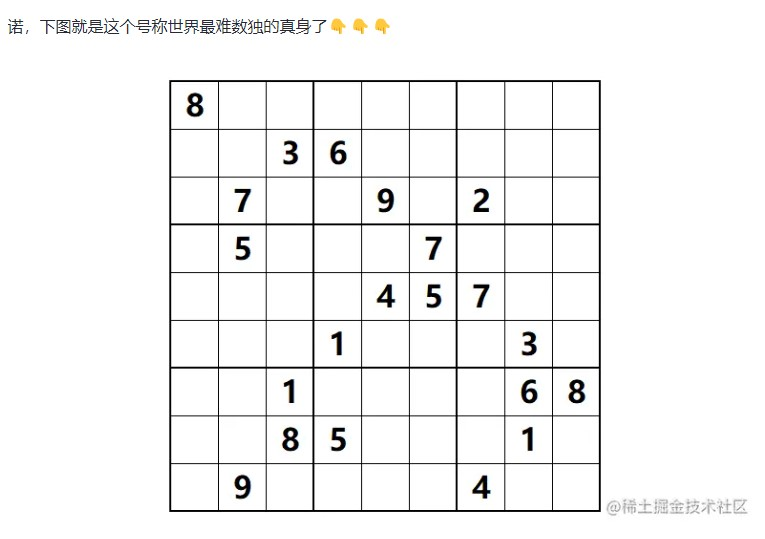
#> input picture imgs-bak/first.jpg, 765 x 539 px; its folder holds only this picture in this run
$ python -i SudokuExtractor.py   (imports and definitions only)   (older library calls are emulated)
#> lines starting #> are read from the running program, lines starting #| are printed output that depends on the picture; after the words box and inside, x2 and y2 are one past the last pixel; in counts of white or black regions, pixels touching at a corner belong together
import os
import cv2
import operator
import numpy as np


# 把单独的数字图片拼成完整的数独
def show_digits(digits, colour=255):
    """
    Shows list of 81 extracted digits in a grid format
    """
    rows = []
    # 给每一个数字添加白色边框
    with_border = [cv2.copyMakeBorder(img.copy(), 1, 1, 1, 1, cv2.BORDER_CONSTANT, None, colour) for img in digits]

    for i in range(9):
        # axis=1 沿着水平方向进行拼接，把数组拼接成单独的9行
        row = np.concatenate(with_border[i * 9:((i + 1) * 9)], axis=1)
        rows.append(row)
    # axis=0沿着垂直方向进行拼接，把每一行拼在一起
    img = np.concatenate(rows, axis=0)
    return img


# 预处理图片
def pre_process_image(img, skip_dilate=False):
    """
    Uses a blurring function, adaptive thresholding
    and dilation to expose the main features of an image.
    """
    # 高斯滤波
    img_process = cv2.GaussianBlur(img.copy(), (9, 9), 0)

    # Adaptive threshold using 11 nearest neighbour pixels
    img_process = cv2.adaptiveThreshold(img_process, 255,
                                        cv2.ADAPTIVE_THRESH_GAUSSIAN_C,
                                        cv2.THRESH_BINARY, 11, 2)

    # Invert colours, so gridlines have non-zero pixel values.
    # Necessary to dilate the image, otherwise will look like erosion instead.
    img_process = cv2.bitwise_not(img_process, img_process)

    if not skip_dilate:
        # Dilate the image to increase the size of the grid lines.
        kernel = cv2.getStructuringElement(cv2.MORPH_ELLIPSE, (3, 3))
        img_process = cv2.dilate(img_process, kernel)

    return img_process


# 找到数独的4个边界点
def find_corners(img):
    """
    Finds the 4 extreme corners of the largest contour in the image.
    """
    # OpenCV版本问题，cv2.findContours 版本3返回值有3个，版本4只有2个
    opencv_version = cv2.__version__.split('.')[0]
    if opencv_version == '3':
        _, contours, _ = cv2.findContours(img.copy(), cv2.RETR_EXTERNAL,
                                          cv2.CHAIN_APPROX_SIMPLE)
    else:
        contours, _ = cv2.findContours(img.copy(), cv2.RETR_EXTERNAL,
                                       cv2.CHAIN_APPROX_SIMPLE)
    # 找到最大的轮廓
    contours = sorted(contours, key=cv2.contourArea, reverse=True)
    polygon = contours[0]

    # bottom-right point has the largest (x + y) value
    # top-left has point smallest (x + y) value
    # bottom-left point has smallest (x - y) value
    # top-right point has largest (x - y) value

    """
    方法1：
    """
    # 初始化
    val_br = polygon[0][0][0] + polygon[0][0][1]
    val_tl = polygon[0][0][0] + polygon[0][0][1]
    val_bl = polygon[0][0][0] - polygon[0][0][1]
    val_tr = polygon[0][0][0] - polygon[0][0][1]
    bottom_right = polygon[0][0]
    top_left = polygon[0][0]
    bottom_left = polygon[0][0]
    top_right = polygon[0][0]

    # 寻找最大轮廓的4个边界点坐标
    for i in range(1, len(polygon)):
        val_add = polygon[i][0][0] + polygon[i][0][1]
        val_minus = polygon[i][0][0] - polygon[i][0][1]
        if val_add > val_br:
            val_br = val_add
            bottom_right = polygon[i][0]
        if val_add < val_tl:
            val_tl = val_add
            top_left = polygon[i][0]
        if val_minus < val_bl:
            val_bl = val_minus
            bottom_left = polygon[i][0]
        if val_minus > val_tr:
            val_tr = val_minus
            top_right = polygon[i][0]
    # 返回数独的4个边界点坐标
    return [top_left, top_right, bottom_right, bottom_left]

    # """
    # 方法2
    # """
    # # Use of `operator.itemgetter` with `max` and `min` allows us to get the index of the point
    #
    # bottom_right, _ = max(enumerate([pt[0][0] + pt[0][1] for pt in polygon]), key=operator.itemgetter(1))
    # top_left, _ = min(enumerate([pt[0][0] + pt[0][1] for pt in polygon]), key=operator.itemgetter(1))
    # bottom_left, _ = min(enumerate([pt[0][0] - pt[0][1] for pt in polygon]), key=operator.itemgetter(1))
    # top_right, _ = max(enumerate([pt[0][0] - pt[0][1] for pt in polygon]), key=operator.itemgetter(1))
    #
    # # Return an array of all 4 points using the indices
    # # Each point is in its own array of one coordinate
    # return [polygon[top_left][0], polygon[top_right][0],
    #         polygon[bottom_right][0], polygon[bottom_left][0]]


# 两点间距离
def distance_between(p1, p2):
    """
    Returns the scalar distance between two points
    """
    a = p2[0] - p1[0]
    b = p2[1] - p1[1]
    return np.sqrt((a ** 2) + (b ** 2))


# 得到只含数独的正方形
def crop_and_warp(img, crop_rect):
    """
    Crops and warps a rectangular section from an image into a square of similar size.
    """
    # 数独的4个边界点坐标
    top_left, top_right, bottom_right, bottom_left = \
        crop_rect[0], crop_rect[1], crop_rect[2], crop_rect[3]

    # Explicitly set the data type to float32 or 'getPerspectiveTransform' will throw an error
    # 原始坐标
    src = np.array([top_left, top_right, bottom_right, bottom_left], dtype='float32')

    # 得到数独的最长边界
    side = max([
        distance_between(bottom_right, top_right),
        distance_between(top_left, bottom_left),
        distance_between(bottom_right, bottom_left),
        distance_between(top_left, top_right)
    ])

    # 使用数独的最长边界来构建新的坐标
    """
    top_left = [0,0], top_right = [side-1,0]
    bottom_right = [side-1,side-1], bottom_left = [0,side-1]
    """
    dst = np.array([[0, 0], [side - 1, 0], [side - 1, side - 1], [0, side - 1]], dtype='float32')

    # Gets the transformation matrix for skewing the image to fit a square by comparing the 4 before and after points
    matrix = cv2.getPerspectiveTransform(src, dst)

    # Performs the transformation on the original image
    img = cv2.warpPerspective(img, matrix, (round(side), round(side)))

    return img


# 把数独分成81个小正方形
def infer_grid(img):
    """
    Infers 81 cell grid from a square image.
    """
    # 数独图片是正方形，把 边长/9 作为步长来确定数独中每个方框的坐标
    squares = []
    side = img.shape[:1]
    step = side[0] / 9

    # 从左到右，再从上到下
    for j in range(9):
        for i in range(9):
            p1 = (i * step, j * step)  # Top left corner of a bounding box
            p2 = ((i + 1) * step, (j + 1) * step)  # Bottom right corner of bounding box
            squares.append((p1, p2))
    return squares


# 对图片进行尺度变换和居中
def scale_and_centre(img, size, margin=0, background=0):
    """
    Scales and centres an image onto a new background square.
    """
    h, w = img.shape[:2]

    # 获取居中位置
    def centre_pad(length):
        """
        Handles centering for a given length that may be odd or even.
        """
        if length % 2 == 0:
            side1 = round((size - length) / 2)
            side2 = side1
        else:
            side1 = round((size - length) / 2)
            side2 = side1 + 1
        return side1, side2

    def scale(r, x):
        return round(r * x)

    if h > w:
        t_pad = round(margin / 2)
        b_pad = t_pad
        ratio = (size - margin) / h
        w, h = scale(ratio, w), scale(ratio, h)
        l_pad, r_pad = centre_pad(w)
    else:
        l_pad = round(margin / 2)
        r_pad = l_pad
        ratio = (size - margin) / w
        w, h = scale(ratio, w), scale(ratio, h)
        t_pad, b_pad = centre_pad(h)

    img = cv2.resize(img, (w, h))
    # 给数字添加黑色边框
    img = cv2.copyMakeBorder(img, t_pad, b_pad, l_pad, r_pad,
                             cv2.BORDER_CONSTANT, None, background)
    img = cv2.resize(img, (size, size))

    return img


# 寻找数字
def find_largest_feature(inp_img, scan_tl=None, scan_br=None):
    """
    Uses the fact the `floodFill` function returns a bounding box of the area it filled to find the biggest
    connected pixel structure in the image. Fills this structure in white, reducing the rest to black.
    """
    img = inp_img.copy()  # Copy the image, leaving the original untouched
    height, width = img.shape[:2]

    # 最大区域和起始像素点
    max_area = 0
    seed_point = (None, None)

    # 如果没有传入左上角topleft和右下角bottomright的值，则分别初始化为[0,0]和[w,h]
    if scan_tl is None:
        scan_tl = [0, 0]
    if scan_br is None:
        scan_br = [width, height]

    # 遍历topleft 到 bottomright,记录搜索出来的区域最大值
    for x in range(scan_tl[0], scan_br[0]):
        for y in range(scan_tl[1], scan_br[1]):
            if img.item(y, x) == 255 and x < width and y < height:  # Note that .item() appears to take input as y, x
                # 通过cv2.floodfill填充图片中的区域为64，并返回填充区域(area[0]是区域面积)
                # 同时记录最大区域的起始像素点
                area = cv2.floodFill(img, None, (x, y), 64)
                if area[0] > max_area:
                    max_area = area[0]
                    seed_point = (x, y)
    # 把所有像素值为255的区域填充为64
    for x in range(width):
        for y in range(height):
            if img.item(y, x) == 255 and x < width and y < height:
                cv2.floodFill(img, None, (x, y), 64)

    # 初始化mask
    mask = np.zeros((height + 2, width + 2), np.uint8)

    # 把数字区域填充为255
    if all([p is not None for p in seed_point]):
        cv2.floodFill(img, None, seed_point, 255)

    top, bottom, left, right = height, 0, width, 0

    for x in range(width):
        for y in range(height):
            # 把其他区域填充为0
            if img.item(y, x) == 64:
                cv2.floodFill(img, mask, (x, y), 0)

            # 寻找数字的bbox
            if img.item(y, x) == 255:
                if y < top:
                    top = y
                if y > bottom:
                    bottom = y
                if x < left:
                    left = x
                if x > right:
                    right = x

    bbox = [[left, top], [right, bottom]]
    return bbox


# 裁剪图片
def cut_from_rect(img, rect):
    """
    Cuts a rectangle from an image using the top left and bottom right points.
    """
    return img[round(rect[0][1]):round(rect[1][1]), round(rect[0][0]):round(rect[1][0])]


# 处理单个数字
def extract_digit(img, rect, size):
    """
    Extracts a digit (if one exists) from a Sudoku square.
    """
    # 根据81个格子的坐标粗切分出数字
    digit = cut_from_rect(img, rect)

    # Use fill feature finding to get the largest feature in middle of the box
    # m used to define an area in the middle we would expect to find a pixel belonging to the digit

    """
    1、问题：如果从topleft [0,0]开始搜索，那么边缘区域面积可能大于数字区域面积，会把边缘区域误识别为数字区域
    2、解决方案：因为数独中的数字一般都位于格子的中间位置，所以从topleft [m,m]一直搜索到bottomright[w-m,h-m]，
    从而避开边缘区域，这样搜索到的最大面积的区域一定是数字区域
    """
    h, w = digit.shape[:2]
    m = round(np.mean([h, w]) / 2.5)
    bbox = find_largest_feature(digit, [m, m], [w - m, h - m])

    # 使用获取的数字区域的精确 bbox 重新切分出数字
    digit = cut_from_rect(digit, bbox)

    # Scale and pad the digit so that it fits a square of the digit size we're using for machine learning
    w = bbox[1][0] - bbox[0][0]
    h = bbox[1][1] - bbox[0][1]

    # Ignore any small bounding boxes
    if w > 0 and h > 0 and (w * h) > 100 and len(digit) > 0:
        return scale_and_centre(digit, size, 4)
    else:
        return np.zeros((size, size), np.uint8)


# 获取所有数字
def get_digits(img, squares, size):
    """
    Extracts digits from their cells and builds an array
    """
    digits = []
    img = pre_process_image(img.copy(), skip_dilate=True)
    for square in squares:
        digits.append(extract_digit(img, square, size))
    return digits


# 主程序
def extract_sudoku(img_path):
#> called with img_path = 'imgs-bak/first.jpg'
    img_ori = cv2.imread(img_path, 0)
#> img_ori: shape (539, 765); min 0, max 255, mean 244.5
    # 预处理图片
    img_process = pre_process_image(img_ori)
#> in pre_process_image, `img_process = cv2.adaptiveThreshold(img_process, 255, cv2.ADAPTIVE_THR..`:
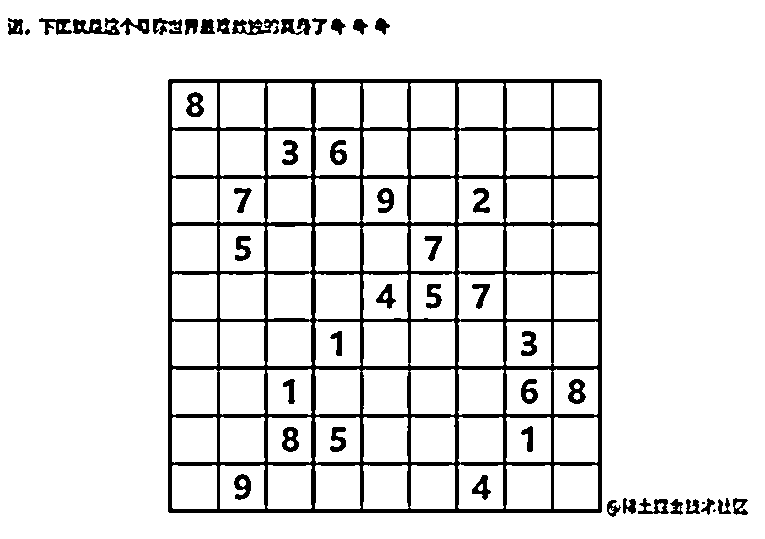
#> img_process: shape (539, 765); 90.2% white; 48 black regions (2 under 20 px), largest, box (x1, y1, x2, y2) and area: (168, 79, 602, 513) 31194, (73, 18, 120, 35) 475, (232, 19, 279, 35) 410
#> in pre_process_image, `img_process = cv2.dilate(img_process, kernel)`:
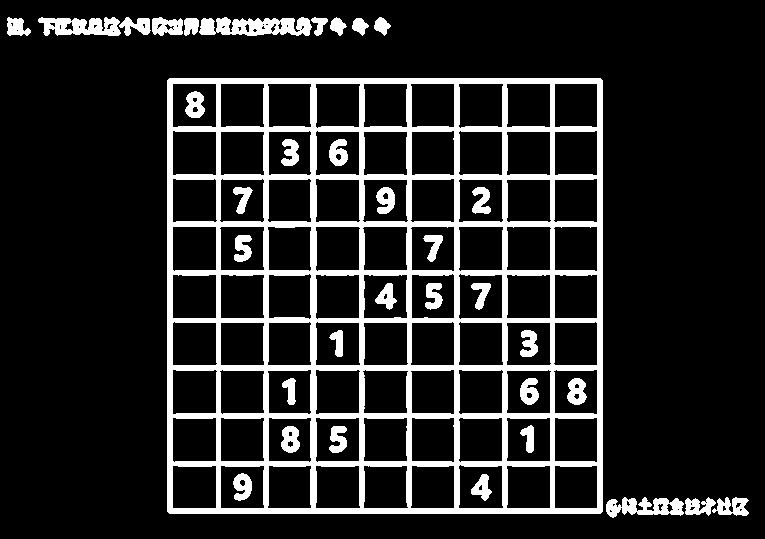
#> img_process: shape (539, 765); 14.6% white; 35 white regions
    # 找到图片中数组的4个边界点
    corners = find_corners(img_process)
#> in find_corners, `contours, _ = cv2.findContours(img.copy(), cv2.RETR_EXTERNAL, cv2.CHAI..`: contours = 14 contours; largest, box (x1, y1, x2, y2) and area: (167, 78, 603, 514) 189217, (199, 17, 312, 36) 1488, (38, 17, 121, 36) 1068, (606, 497, 684, 518) 923, (152, 17, 183, 36) 428
#> in find_corners, `polygon = contours[0]`: polygon = [[169, 78], [167, 80], [167, 511], [169, 513], [600, 513], [602, 511], [602, 80], [600, 78]]
#> in find_corners, `val_br = polygon[0][0][0] + polygon[0][0][1]`: val_br = 247
#> in find_corners, `val_bl = polygon[0][0][0] - polygon[0][0][1]`: val_bl = 91
#> in find_corners, `bottom_right = polygon[0][0]`: bottom_right = [169, 78]
#> the loop in find_corners, `for i in range(1, len(polygon)):` made 7 passes
#> (val_add, val_minus, val_br, val_bl, bottom_left) on pass 2: (678, -344, 678, -344, [167, 511])
#> (val_add, val_minus, val_br, bottom_right) on passes 3 to 4: (682, -344, 682, [169, 513]), (1113, 87, 1113, [600, 513])
#> after the loop in find_corners, `for i in range(1, len(polygon)):`: val_bl = -344; val_br = 1113; val_tl = 247; val_tr = 522
#> corners = [[169, 78], [602, 80], [600, 513], [167, 511]]
    # 根据边界点把原图变为只含数独的正方形
    cv2.imshow("image", img_process)
    cv2.waitKey(0)
    img_crop = crop_and_warp(img_ori, corners)
#> in crop_and_warp, `top_left, top_right, bottom_right, bottom_left = \ crop_rect[0], crop_..`: top_left = [169, 78]; top_right = [602, 80]; bottom_right = [600, 513]; bottom_left = [167, 511]
#> in crop_and_warp, `src = np.array([top_left, top_right, bottom_right, bottom_left], dtype..`: src = [[169, 78], [602, 80], [600, 513], [167, 511]]
#> in distance_between, `a = p2[0] - p1[0]`: a = 2
#> in distance_between, `b = p2[1] - p1[1]`: b = -433
#> in crop_and_warp, `side = max([ distance_between(bottom_right, top_right), distance_betwe..`: side = 433
#> in crop_and_warp, `dst = np.array([[0, 0], [side - 1, 0], [side - 1, side - 1], [0, side ..`: dst = [[0, 0], [432, 0], [432, 432], [0, 432]]
#> in crop_and_warp, `matrix = cv2.getPerspectiveTransform(src, dst)`: matrix = [[0.998, 0.00461, -169], [-0.00461, 0.998, -77.04], [-1.52e-19, 7.53e-20, 1]]
#> in crop_and_warp, `img = cv2.warpPerspective(img, matrix, (round(side), round(side)))`:
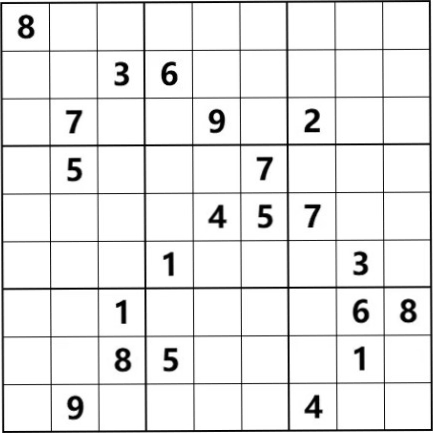
#> img: shape (433, 433); min 0, max 255, mean 234
    # 得到数独中每个方格的坐标
    squares = infer_grid(img_crop)
#> squares = 81 items
    # 获取精确的数字图片
    digits = get_digits(img_crop, squares, 28)
#> call 2 of pre_process_image, with skip_dilate = True
#> in pre_process_image (call 2), `img_process = cv2.adaptiveThreshold(img_process, 255, cv2.ADAPTIVE_THR..`:
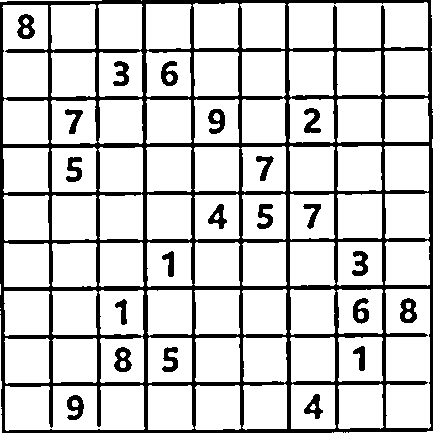
#> img_process: shape (433, 433); 80.8% white; 22 black regions, largest, box (x1, y1, x2, y2) and area: (0, 0, 433, 433) 31195, (17, 14, 35, 39) 274, (114, 347, 132, 372) 274
#> the loop in get_digits, `for square in squares:` made 81 passes
#> square on passes 2 to 9: ((48.11, 0), (96.22, 48.11)), ((96.22, 0), (144.3, 48.11)), ((144.3, 0), (192.4, 48.11)), ((192.4, 0), (240.6, 48.11)), ((240.6, 0), (288.7, 48.11)), ((288.7, 0), (336.8, 48.11)), ((336.8, 0), (384.9, 48.11)), ((384.9, 0), (433, 48.11))
#> square on passes 41 to 46: ((192.4, 192.4), (240.6, 240.6)), ((240.6, 192.4), (288.7, 240.6)), ((288.7, 192.4), (336.8, 240.6)), ((336.8, 192.4), (384.9, 240.6)), ((384.9, 192.4), (433, 240.6)), ((0, 240.6), (48.11, 288.7))
#> pass 1, in extract_digit, `digit = cut_from_rect(img, rect)`:
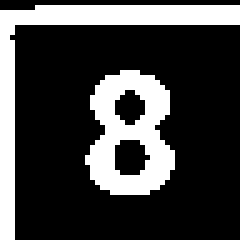
#> digit: shape (48, 48) (shown 5 times larger); 25.5% white; 2 white regions, box (x1, y1, x2, y2) and area: (0, 1, 48, 48) 313, (17, 14, 35, 39) 274
#> pass 1, in scale_and_centre, `img = cv2.resize(img, (size, size))`:
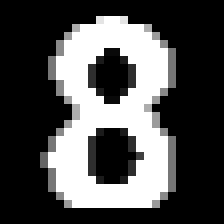
#> img: shape (28, 28) (shown 8 times larger); min 0, max 255, mean 79.4
    # 拼接所有数字
    final_image = show_digits(digits, 255)
#> in show_digits, `img = np.concatenate(rows, axis=0)`:
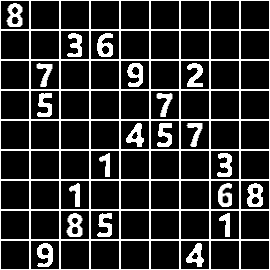
#> img: shape (270, 270); min 0, max 255, mean 48.2

    return final_image


# [10 lines of commented-out code are left out]

>>> result = extract_sudoku('imgs-bak/first.jpg')

$ run again, on imgs-bak/sudoku (1).jpg
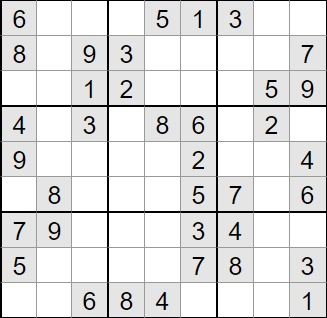
#> input picture imgs-bak/sudoku (1).jpg, 327 x 318 px
#> in pre_process_image, `img_process = cv2.dilate(img_process, kernel)`:
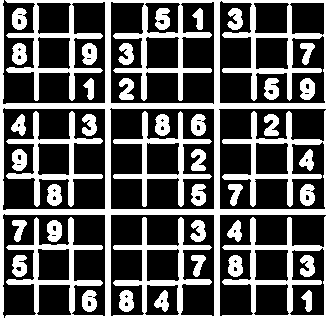
#> img_process: shape (318, 327); 35.7% white; 39 white regions
#> contours = 9 contours; largest, box (x1, y1, x2, y2) and area: (0, 0, 327, 318) 89730, (47, 220, 62, 242) 245, (82, 43, 97, 65) 245, (82, 290, 97, 312) 242, (12, 8, 27, 30) 242
#> polygon = contour of 209 points, box (x1, y1, x2, y2) (0, 0, 327, 318), area 89730
#> in find_corners, `val_br = polygon[0][0][0] + polygon[0][0][1]`: val_br = 0
#> in find_corners, `bottom_right = polygon[0][0]`: bottom_right = [0, 0]
#> the loop in find_corners, `for i in range(1, len(polygon)):` made 208 passes
#> (val_add, val_minus, val_br, val_bl, bottom_left) on pass 1: (317, -317, 317, -317, [0, 317])
#> after the loop in find_corners, `for i in range(1, len(polygon)):`: val_bl = -317; val_br = 643; val_tl = 0; val_tr = 326
#> corners = [[0, 0], [326, 0], [326, 317], [0, 317]]
#> in crop_and_warp, `top_left, top_right, bottom_right, bottom_left = \ crop_rect[0], crop_..`: top_left = [0, 0]; top_right = [326, 0]; bottom_right = [326, 317]; bottom_left = [0, 317]
#> src = [[0, 0], [326, 0], [326, 317], [0, 317]]
#> a = 0
#> b = -317
#> in crop_and_warp, `side = max([ distance_between(bottom_right, top_right), distance_betwe..`: side = 326
#> dst = [[0, 0], [325, 0], [325, 325], [0, 325]]
#> matrix = [[0.997, 0, 0], [0, 1.03, 0], [0, 0, 1]]
#> squares = 81 items
#> the loop in get_digits, `for square in squares:` made 81 passes
#> square on passes 29 to 36: ((36.22, 108.7), (72.44, 144.9)), ((72.44, 108.7), (108.7, 144.9)), ((108.7, 108.7), (144.9, 144.9)), ((144.9, 108.7), (181.1, 144.9)), ((181.1, 108.7), (217.3, 144.9)), ((217.3, 108.7), (253.6, 144.9)), ((253.6, 108.7), (289.8, 144.9)), ((289.8, 108.7), (326, 144.9))
#> in show_digits, `img = np.concatenate(rows, axis=0)`:
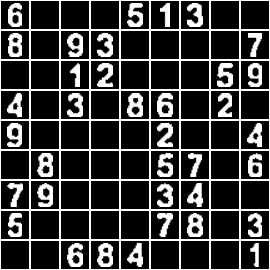
#> img: shape (270, 270); min 0, max 255, mean 60.1
